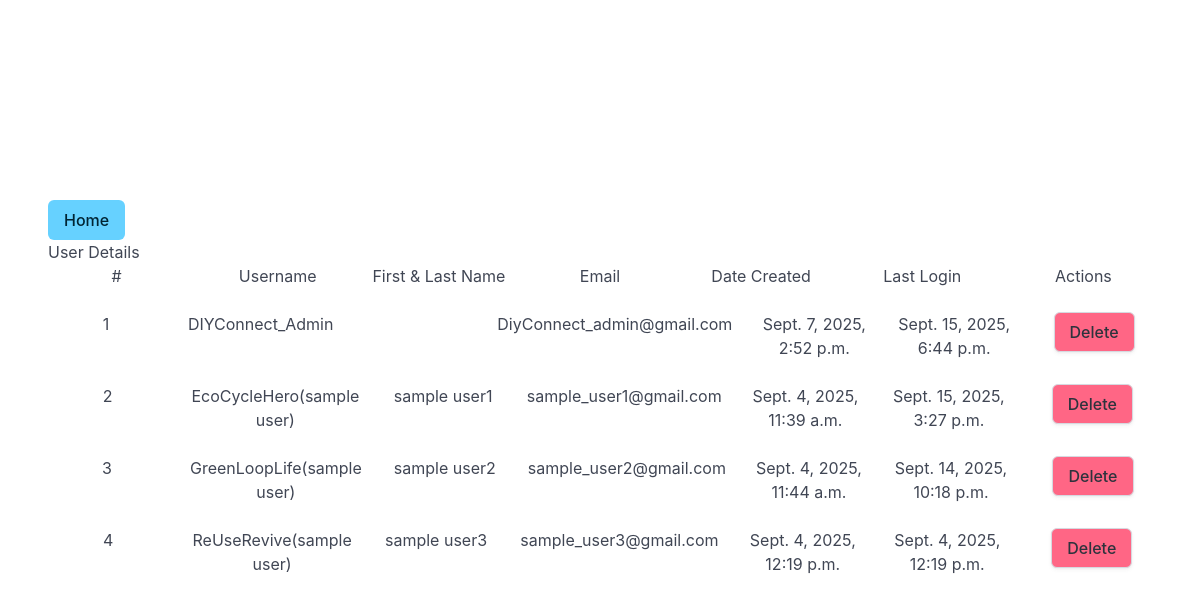
Page /diyconn/admin-checkUserpost/ (signed in) on the earlier database version.
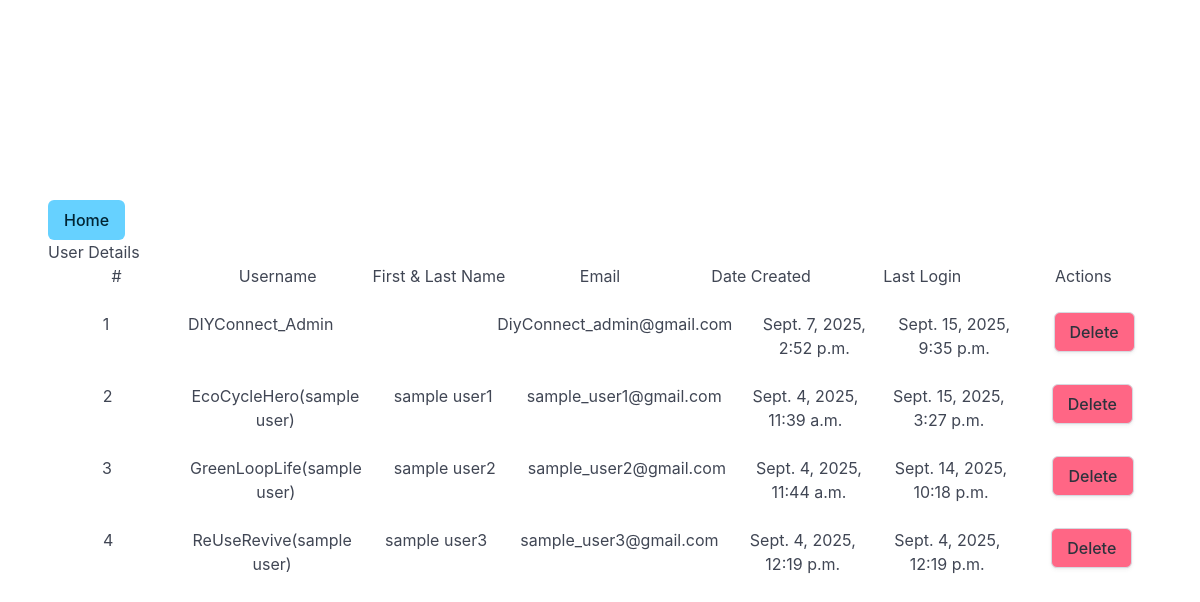
Same page on the later database version.
### main/models.py (models this page shows, shortened)
class UserSites(AbstractBaseUser,PermissionsMixin,BaseUserManager):
    ID = models.AutoField(primary_key=True)
    first_name = models.CharField(max_length=255)
    last_name = models.CharField(max_length=255)
    email = models.CharField(max_length=255)
    password = models.CharField(max_length=255)
    last_login = models.DateTimeField(auto_now=True)
    profile_picture = models.ImageField(upload_to=user_profile_pic_path)
    city_or_municipality = models.CharField(max_length=255)
    role = models.CharField(max_length=20, choices=UserSiteRole.choices, default=UserSiteRole.CONTRIBUTOR)
    username = models.CharField(max_length=255)
    date_created = models.DateTimeField(auto_now_add=True)
    bio = models.CharField(max_length=250, null=True, blank=True)
    subdivision = models.CharField(max_length=50)
    is_active = models.BooleanField(default=True)  # Indicates whether the user can log in
    is_staff = models.BooleanField(default=False)  # Determines if the user can access the admin site
    is_superuser = models.BooleanField(default=False)  # If True, the user has all permissions
    groups = models.ManyToManyField(
        'auth.Group',
        related_name='user_sites',  # Custom related_name to avoid the clash
        blank=True
    )
    user_permissions = models.ManyToManyField(
        'auth.Permission',
        related_name='user_sites_permissions',  # Custom related_name to avoid clash
        blank=True
    )
    objects = UserSiteManager()
    USERNAME_FIELD = 'username'
    REQUIRED_FIELDS = ['email']

### main/views.py (the view)
# urls.py: path('diyconn/admin-checkUserpost/', views.admin_CheckUsers,  name="admin_CheckUsers"),
@user_passes_test(superuser_required)
@login_required
def admin_CheckUsers(request):
    get_user = UserSites.objects.all().order_by("username")
    context ={
        "users":get_user
    }
    return render(request,'main/admin_temp/admin_checkUsers.html', context)

### main/views.py (called while the page is built)
def superuser_required(user):
    return user.is_superuser

### main/templates/main/admin_temp/admin_checkUsers.html (shortened to what this page needs)
{% extends './admin_temp.html' %}
    {% block content %}
    <a href="{% url 'main:admin_dashboard' %}" class="button is-info">Home</a>
    <div>User Details</div>
    <div class="columns">
      <div class="column has-text-centered">
        <h1>#</h1>
      </div>
      <div class="column has-text-centered">
        <h1>Username</h1>
      </div>
      <div class="column has-text-centered">
        <h1>First & Last Name</h1>
      </div>
      <div class="column has-text-centered">
        <h1>Email</h1>
      </div>
      <div class="column has-text-centered">
        <h1>Date Created</h1>
      </div>
      <div class="column has-text-centered">
        <h1>Last Login</h1>
      </div>
      <div class="column has-text-centered">
        <h1>Actions</h1>
      </div>
    </div>
    {% for user in users %}
    <div class="columns">
      <div class="column has-text-centered">
        <h1>{{ forloop.counter }}</h1>
      </div>
      <div class="column has-text-centered">
        <h1>{{ user.username }}</h1>
      </div>
      <div class="column has-text-centered">
        <h1>{{ user.first_name }} {{ user.last_name }}</h1>
      </div>
      <div class="column has-text-centered">
        <h1>{{ user.email }}</h1>
      </div>
      <div class="column has-text-centered">
        <h1>{{ user.date_created }}</h1>
      </div>
      <div class="column has-text-centered">
        <h1>{{ user.last_login }}</h1>
      </div>
      <div class="column has-text-centered">
        <div
          class="button has-background-danger"
          onclick="btn_openDelete_user_mdl(event)"
          userdata-username="{{ user.username }}"
          userdata-id="{{ user.ID }}"
        >
          Delete
        </div>
      </div>
    </div>
    {% endfor %}
    {% endblock content %}

Differences in the rows shown:
changed UserSites "DIYConnect_Admin": last_login "Sept. 15, 2025, 6:44 p.m." → "Sept. 15, 2025, 9:35 p.m."
